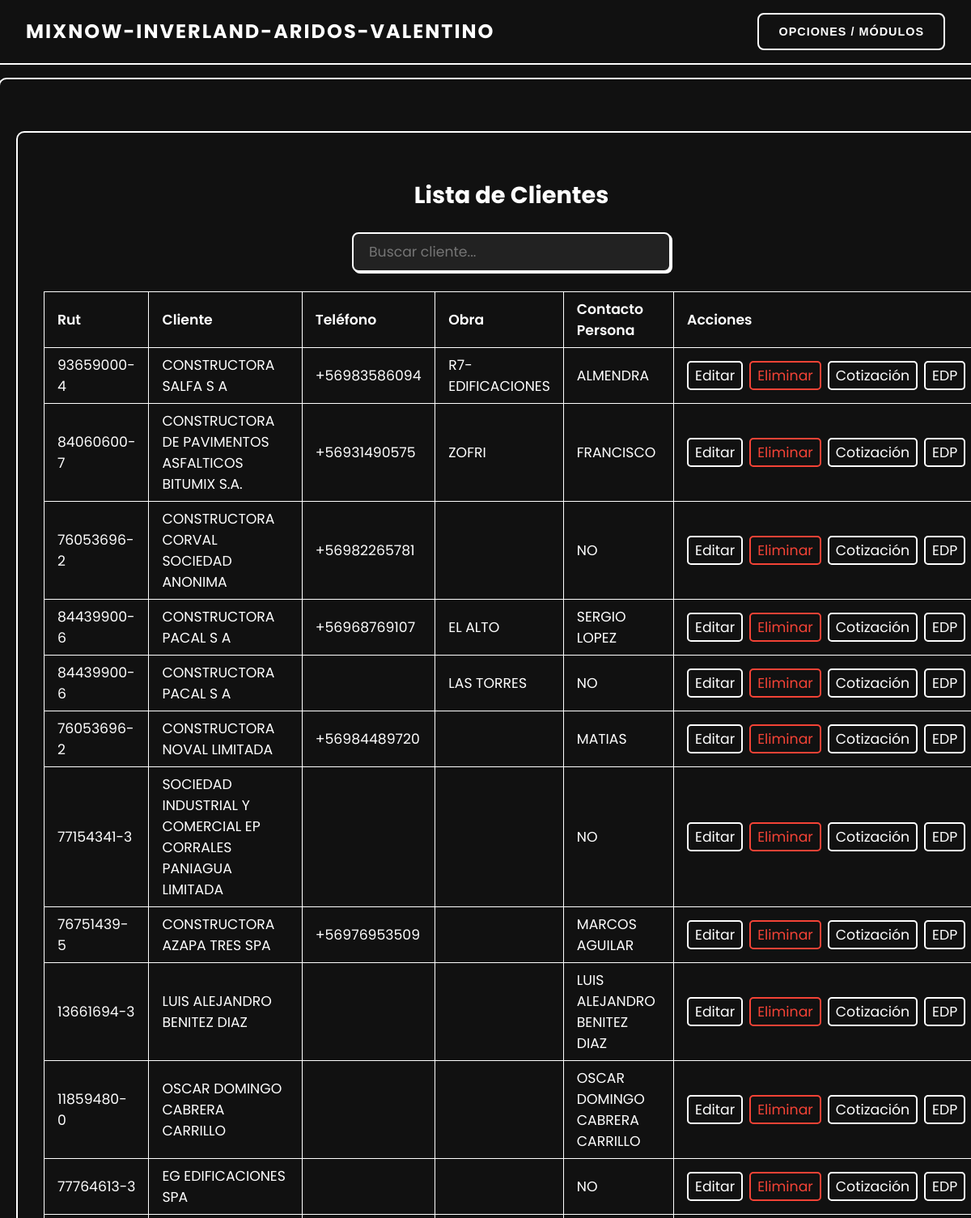
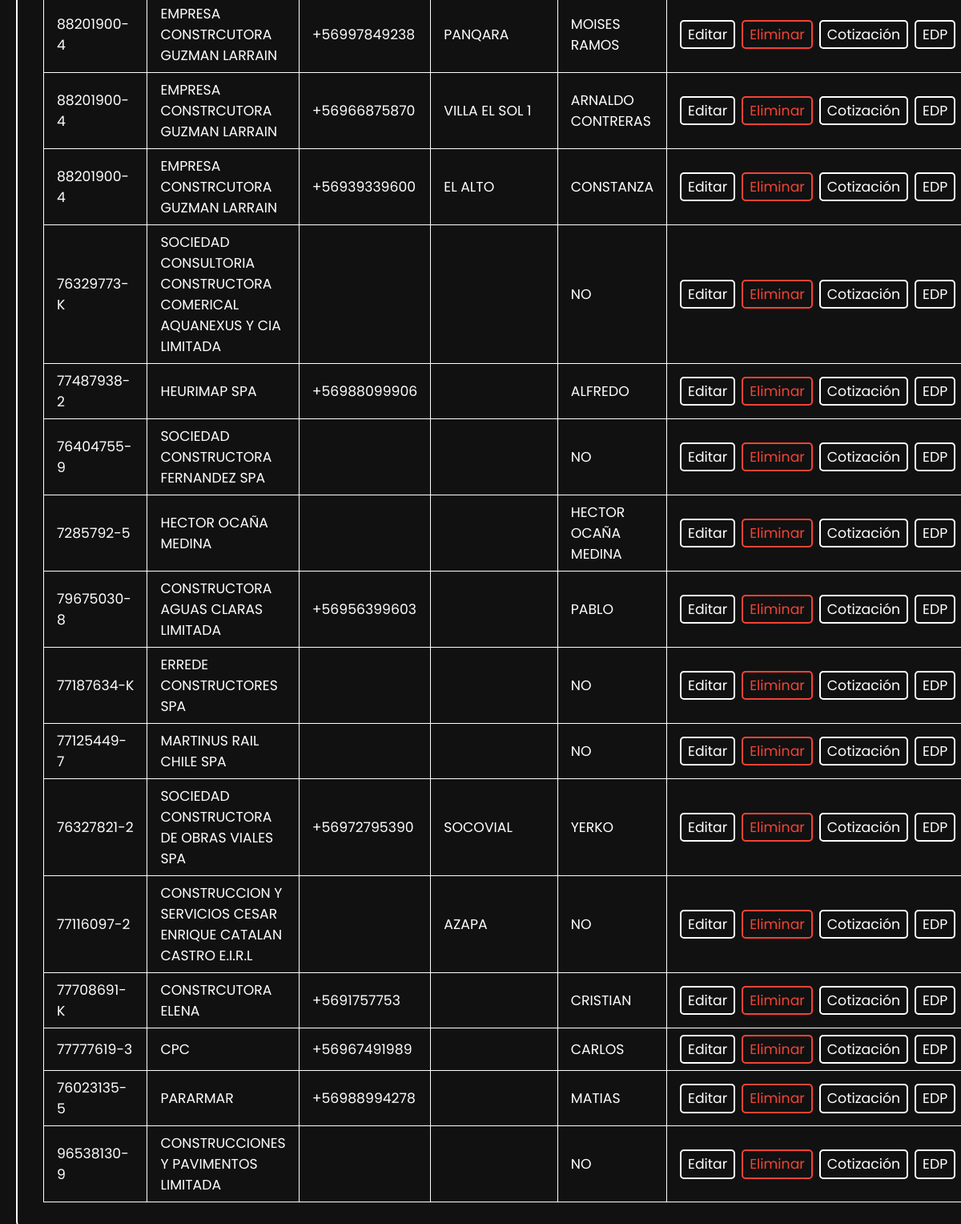
/clientes/ (signed in), run on the app's committed database (2 pictures, top to bottom).
### app/models.py (models this page shows, shortened)
class Cliente(models.Model):
    Rut = models.CharField(max_length=12)
    cliente = models.CharField(max_length=100)
    telefono = models.CharField(validators=[telefono_validator], max_length=12, blank=True, null=True, default='')
    obra = models.CharField(max_length=50, blank=True, null=True, default='')
    persona_contacto = models.CharField(max_length=50)

### app/views.py (the view)
# urls.py: path('clientes/', views.Listar_Clientes.as_view(), name='listar_clientes'),
@method_decorator(user_passes_test(lambda u: u.is_superuser), name='dispatch')
class Listar_Clientes(LoginRequiredMixin, UserPassesTestMixin, ListView):
    def test_func(self):
        return self.request.user.is_superuser
    model = Cliente
    template_name = "clientes/listar_clientes.html"
    context_object_name = 'clientes'

### app/templates/clientes/listar_clientes.html (shortened to what this page needs)
{% extends "clientes/base.html" %}
{% load static %}
{% block content %}
<div class="wrapper">
    <div class="card-lista">
    <h2 class="title">Lista de Clientes</h2>
    <input type="text" id="searchInput" class="search-bar" placeholder="Buscar cliente...">
    {% if clientes %}
    <table class="table" id="clientesTable">
            <thead>
                <tr>
                    <th>Rut</th>
                    <th>Cliente</th>
                    <th>Teléfono</th>
                    <th>Obra</th>
                    <th>Contacto Persona</th>
                    <th>Acciones</th>
                </tr>
            </thead>
            <tbody>
                {% for cliente in clientes %}
                <tr>
                    <td>{{ cliente.Rut }}</td>
                    <td>{{ cliente.cliente }}</td>
                    {% if cliente.telefono %}
                    <td>{{ cliente.telefono }}</td>
                    {% else %}
                    <td> </td>
                    {% endif %}
                    <td>{% if cliente.obra %}{{ cliente.obra }}{% else %}&nbsp;{% endif %}</td>
                    <td>{{ cliente.persona_contacto }}</td>
                    <td>
                        <div style="display: flex; gap: 0.5rem;">
                            <a href="{% url 'editar_cliente' cliente.id %}" class="btn">Editar</a>
                            <a href="{% url 'eliminar_cliente' cliente.id %}" class="btn btn-danger">Eliminar</a>
                            <a href="{% url 'detalle_cliente' cliente.id %}" class="btn">Cotización</a>
                            <a href="{% url 'detalle_cliente_epp' cliente.id%}" class="btn">EDP</a>
                        </div>
                    </td>
                </tr>
                {% endfor %}
            </tbody>
        </table>
        {% else %}
        <p class="no-data">No hay clientes registrados</p>
        {% endif %}
    </div>
</div>
{% endblock %}

### app/templates/clientes/listar_clientes.html (style rules this page uses)
.wrapper { display: flex; justify-content: center; align-items: center; padding: 2rem; font-family: 'Poppins', sans-serif; background-color: #111; min-height: 80vh; max-width: 105rem; margin: 0 auto; }
.card-lista { background-color: #111; border: 0.125rem solid #fff; border-radius: 0.625rem; padding: 2rem; box-shadow: 0.25rem 0.25rem #fff; color: #fff; max-width: 100rem; }
.title { font-size: 1.8rem; font-weight: 700; margin-bottom: 1.5rem; text-align: center; }
.table { width: 100%; min-width: 70rem; border-collapse: collapse; margin-top: 1rem; font-size: 1.08rem; }
.table th, .table td { border: 0.0625rem solid #fff; padding: 0.5rem 1rem; text-align: left; }
.table th { font-weight: 600; }
.btn { padding: 0.2rem 0.5rem; border: 0.125rem solid #fff; border-radius: 0.3125rem; color: #ffffffff; background-color: transparent; cursor: pointer; text-decoration: none; transition: all 0.3s; font-family: 'Poppins', sans-serif; }
.btn-danger { border-color: #f44336; color: #f44336; }
.search-bar { display: block; width: 100%; max-width: 22rem; margin: 0 auto 1.5rem auto; padding: 0.6rem 1.2rem; border: 0.125rem solid #fff; border-radius: 0.5rem; background: #222; color: #fff; font-size: 1.08rem; font-family: 'Poppins', sans-serif; box-shadow: 0.125rem 0.125rem #fff; transition: border-color 0.3s, box-shadow 0.3s; }

### app/templates/clientes/base.html (style rules this page uses)
html, body { overflow-x: hidden; box-sizing: border-box; }
body { margin: 0; font-family: 'Poppins', sans-serif; background-color: #111; color: #fff; }

### data on the page
Cliente: Rut "93659000-4", cliente "CONSTRUCTORA SALFA S A", telefono "+56983586094", obra "R7-EDIFICACIONES", persona_contacto "ALMENDRA"
Cliente: Rut "84060600-7", cliente "CONSTRUCTORA DE PAVIMENTOS ASFALTICOS BITUMIX S.A.", telefono "+56931490575", obra "ZOFRI", persona_contacto "FRANCISCO"
Cliente: Rut "76053696-2", cliente "CONSTRUCTORA CORVAL SOCIEDAD ANONIMA", telefono "+56982265781", persona_contacto "NO"
Cliente: Rut "84439900-6", cliente "CONSTRUCTORA PACAL S A", telefono "+56968769107", obra "EL ALTO", persona_contacto "SERGIO LOPEZ"
Cliente: Rut "84439900-6", cliente "CONSTRUCTORA PACAL S A", obra "LAS TORRES", persona_contacto "NO"
Cliente: Rut "76053696-2", cliente "CONSTRUCTORA NOVAL LIMITADA", telefono "+56984489720", persona_contacto "MATIAS"
Cliente: Rut "77154341-3", cliente "SOCIEDAD INDUSTRIAL Y COMERCIAL EP CORRALES PANIAGUA LIMITADA", persona_contacto "NO"
Cliente: Rut "76751439-5", cliente "CONSTRUCTORA AZAPA TRES SPA", telefono "+56976953509", persona_contacto "MARCOS AGUILAR"
Cliente: Rut "13661694-3", cliente "LUIS ALEJANDRO BENITEZ DIAZ", persona_contacto "LUIS ALEJANDRO BENITEZ DIAZ"
Cliente: Rut "11859480-0", cliente "OSCAR DOMINGO CABRERA CARRILLO", persona_contacto "OSCAR DOMINGO CABRERA CARRILLO"
Cliente: Rut "77764613-3", cliente "EG EDIFICACIONES SPA", persona_contacto "NO"
Cliente: Rut "88201900-4", cliente "EMPRESA CONSTRCUTORA GUZMAN LARRAIN", telefono "+56997849238", obra "PANQARA", persona_contacto "MOISES RAMOS"
Cliente: Rut "88201900-4", cliente "EMPRESA CONSTRCUTORA GUZMAN LARRAIN", telefono "+56966875870", obra "VILLA EL SOL 1", persona_contacto "ARNALDO CONTRERAS"
Cliente: Rut "88201900-4", cliente "EMPRESA CONSTRCUTORA GUZMAN LARRAIN", telefono "+56939339600", obra "EL ALTO", persona_contacto "CONSTANZA"
Cliente: Rut "76329773-K", cliente "SOCIEDAD CONSULTORIA CONSTRUCTORA COMERICAL AQUANEXUS Y CIA LIMITADA", persona_contacto "NO"
Cliente: Rut "77487938-2", cliente "HEURIMAP SPA", telefono "+56988099906", persona_contacto "ALFREDO"
Cliente: Rut "76404755-9", cliente "SOCIEDAD CONSTRUCTORA FERNANDEZ SPA", persona_contacto "NO"
Cliente: Rut "7285792-5", cliente "HECTOR OCAÑA MEDINA", persona_contacto "HECTOR OCAÑA MEDINA"
Cliente: Rut "79675030-8", cliente "CONSTRUCTORA AGUAS CLARAS LIMITADA", telefono "+56956399603", persona_contacto "PABLO"
Cliente: Rut "77187634-K", cliente "ERREDE CONSTRUCTORES SPA", persona_contacto "NO"
Cliente: Rut "77125449-7", cliente "MARTINUS RAIL CHILE SPA", persona_contacto "NO"
Cliente: Rut "76327821-2", cliente "SOCIEDAD CONSTRUCTORA DE OBRAS VIALES SPA", telefono "+56972795390", obra "SOCOVIAL", persona_contacto "YERKO"
Cliente: Rut "77116097-2", cliente "CONSTRUCCION Y SERVICIOS CESAR ENRIQUE CATALAN CASTRO E.I.R.L", obra "AZAPA", persona_contacto "NO"
Cliente: Rut "77708691-K", cliente "CONSTRCUTORA ELENA", telefono "+5691757753", persona_contacto "CRISTIAN"
Cliente: Rut "77777619-3", cliente "CPC", telefono "+56967491989", persona_contacto "CARLOS"
Cliente: Rut "76023135-5", cliente "PARARMAR", telefono "+56988994278", persona_contacto "MATIAS"
Cliente: Rut "96538130-9", cliente "CONSTRUCCIONES Y PAVIMENTOS LIMITADA", persona_contacto "NO"
